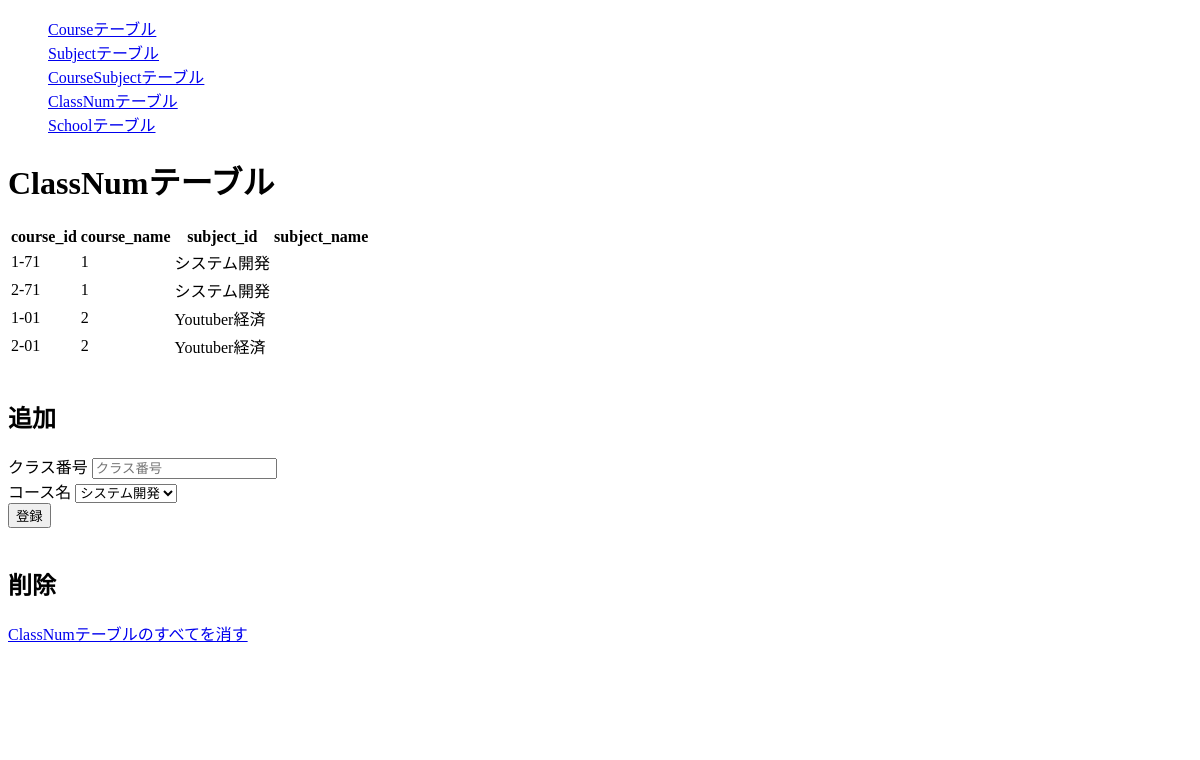
Page /admin/class on the committed database.
### auth/models.py (models this page shows)
class ClassNum(db.Model):
    __tablename__ = "class_num"
    class_num = db.Column(db.String, primary_key=True)
    course_id = db.Column(db.Integer)

class Course(db.Model):
    __tablename__ = "course"
    course_id = db.Column(db.Integer, autoincrement=True, primary_key=True)
    course_name = db.Column(db.String)

### admin/views.py (the view, shortened to what this page needs)
@admin.route("/class", methods=["GET", "POST"])
def class_num():
    form = ClassNumForm()
    courses = db.session.query(Course).all()
    form.course.choices = [(c.course_id, c.course_name)for c in courses]
    class_list=db.session.query(ClassNum, Course).join(Course, ClassNum.course_id==Course.course_id).all()
    return render_template("admin/class.html", form=form, class_list=class_list)

### admin/forms.py
class ClassNumForm(FlaskForm):
    class_num = StringField(
        "クラス番号",
        validators=[
            Length(4, 4, "4文字で入力してください。"),
        ],
    )
    course = SelectField(
        "コース名",
    )
    submit = SubmitField("登録")

### admin/templates/admin/class.html (shortened to what this page needs)
{% extends "admin/base.html" %}
{% block content %}
<div>
    <h1>ClassNumテーブル</h1>
    <table>
        <tr><th>course_id</th><th>course_name</th><th>subject_id</th><th>subject_name</th></tr>
    {% for c in class_list %}
    <tr><td>{{ c.ClassNum.class_num }}</td><td>{{ c.Course.course_id }}</td><td>{{ c.Course.course_name }}</td></tr>
    {% endfor %}
    </table>
    <br>
    <h2>追加</h2>
    <form method="post" action="{{ url_for('admin.class_num')}}"
        class="form-signin">
        {{ form.class_num.label }}
        {{ form.class_num(placeholder="クラス番号") }}
        <br>
        {{ form.course.label }}
        {{ form.course(placeholder="コース名") }}
        <br>
        {{ form.submit }}
    </form>
    <br>
    <h2>削除</h2>
    <a href="{{url_for('admin.class_delete')}}">ClassNumテーブルのすべてを消す</a>
</div>
{% endblock %}

### rows in the picture
ClassNum: ClassNum.class_num "1-71", Course.course_id "1", Course.course_name "システム開発"
ClassNum: ClassNum.class_num "2-71", Course.course_id "1", Course.course_name "システム開発"
ClassNum: ClassNum.class_num "1-01", Course.course_id "2", Course.course_name "Youtuber経済"
ClassNum: ClassNum.class_num "2-01", Course.course_id "2", Course.course_name "Youtuber経済"
